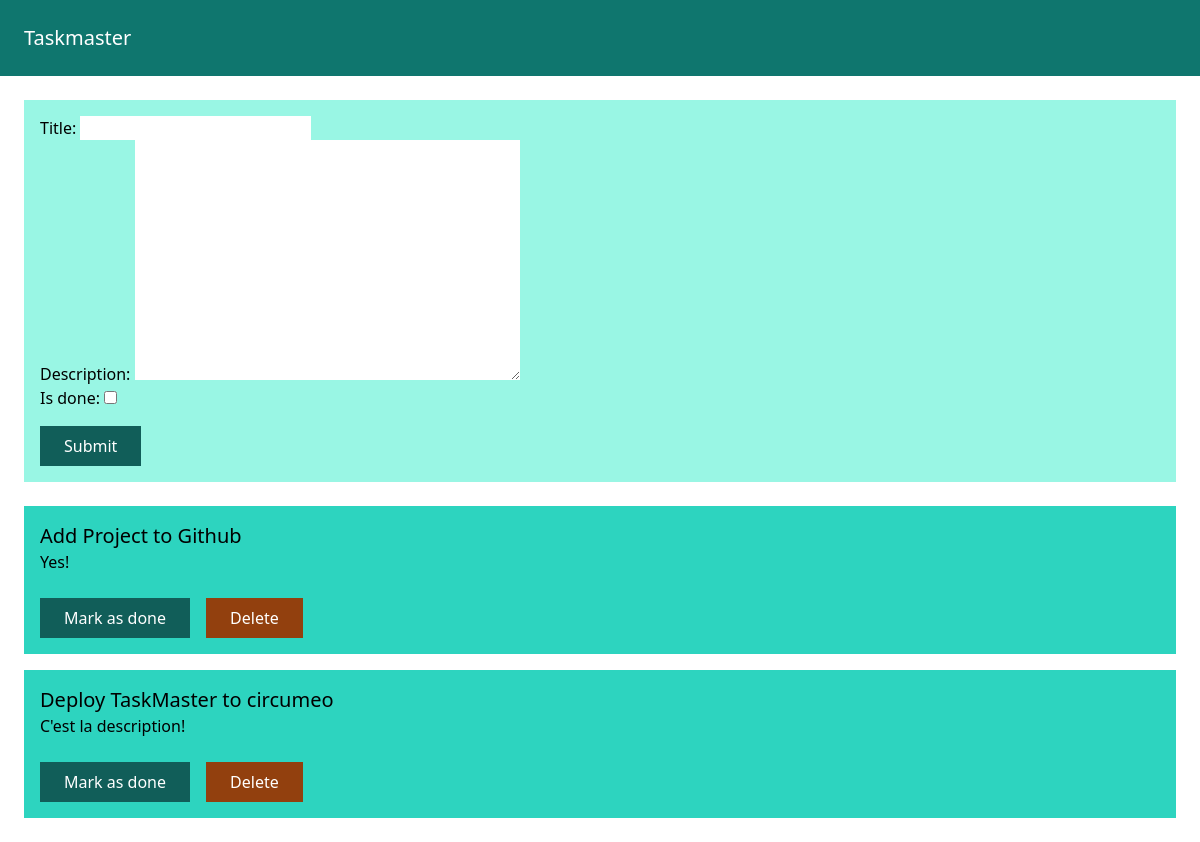
Before: / with the older database file.
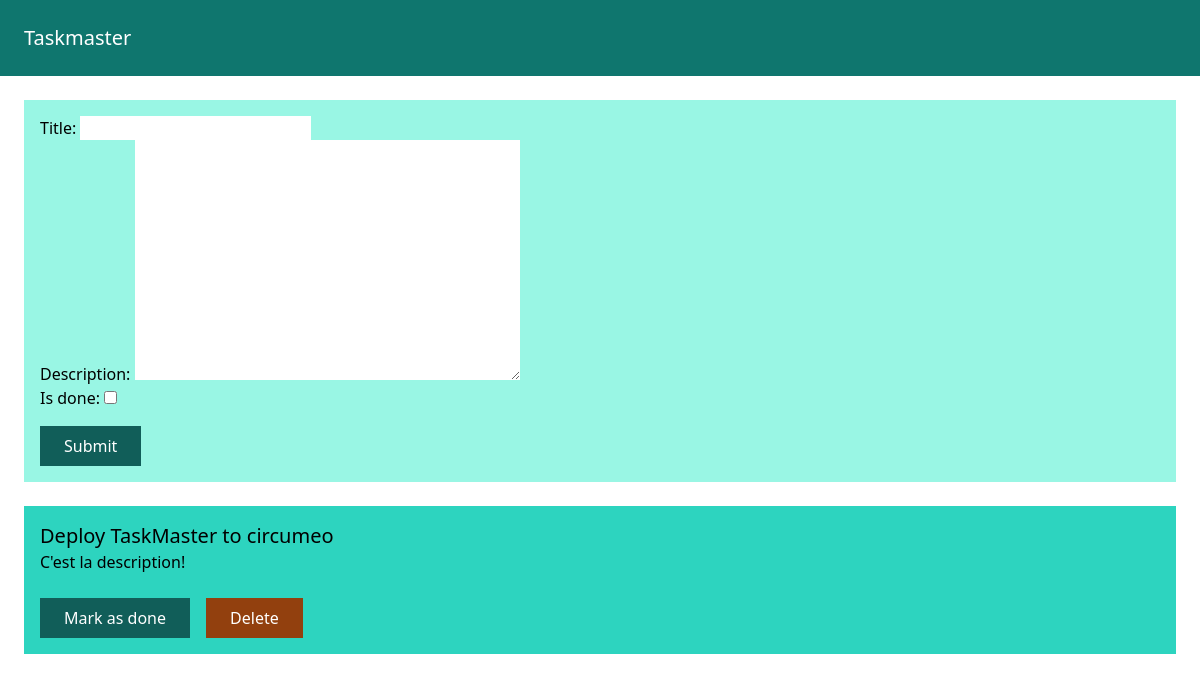
After: the same page with the newer database file.
### task/models.py (models this page shows, shortened)
class Task(models.Model):
    title = models.CharField(max_length=255)
    description = models.TextField(blank=True, null=True)
    is_done = models.BooleanField(default=False)
    created_at = models.TimeField(auto_now_add=True)
    class Meta:
        ordering = ('-created_at',)

### task/views.py (the view)
# urls.py: path('', views.index, name='index'),
def index(request):
    if request.method == 'POST':
        form = TaskForm(request.POST)
        if form.is_valid():
            form.save()
            return redirect('/')
    else:
        form = TaskForm()
    tasks = Task.objects.filter(is_done=False)
    return render(request, 'task/index.html', {'tasks': tasks, 'form': form})

### task/forms.py
class TaskForm(ModelForm):
    class Meta:
        model = Task
        fields = ['title', 'description', 'is_done']

### task/templates/task/index.html (shortened to what this page needs)
{% extends 'task/base.html' %}
{% block content %}
    <div class="p-4 mb-6 bg-teal-200">
        <form method="post" action=".">
            {{ form.as_p }}
            <button class="mt-4 py-2 px-6 bg-teal-800 text-white">Submit</button>
        </form>
    </div>
    <div class="space-y-4">
        {% for task in tasks %}
            <div class="p-4 bg-teal-400">
                <h2 class="text-xl">{{ task.title }}</h2>
                <p>
                    {{ task.description }}
                </p>
                <div class="mt-6 flex flex-row items-center space-x-4">
                    <a href="{% url 'task:mark_as_done' task.id %}" class="py-2 px-6 bg-teal-800 text-white">Mark as done</a>
                    <a href="{% url 'task:delete_task' task.id %}" class="py-2 px-6 bg-amber-800 text-white">Delete</a>
                </div>
            </div>
        {% endfor %}
    </div>
{% endblock %}

### task/templates/task/base.html (shortened to what this page needs)
<!DOCTYPE html>
<html>
  <head>
    <script src="https://cdn.tailwindcss.com"></script>
  </head>
  <body>
    <nav class="p-6 bg-teal-700">
      <a href="/" class="text-white text-xl">Taskmaster</a>
    </nav>
    <main class="p-6">
      {% block content %}
      {% endblock %}
    </main>
  </body>
</html>

Changed rows visible on the page:
no longer on this page (row edited): Task: title "Add Project to Github", description "Yes!"
